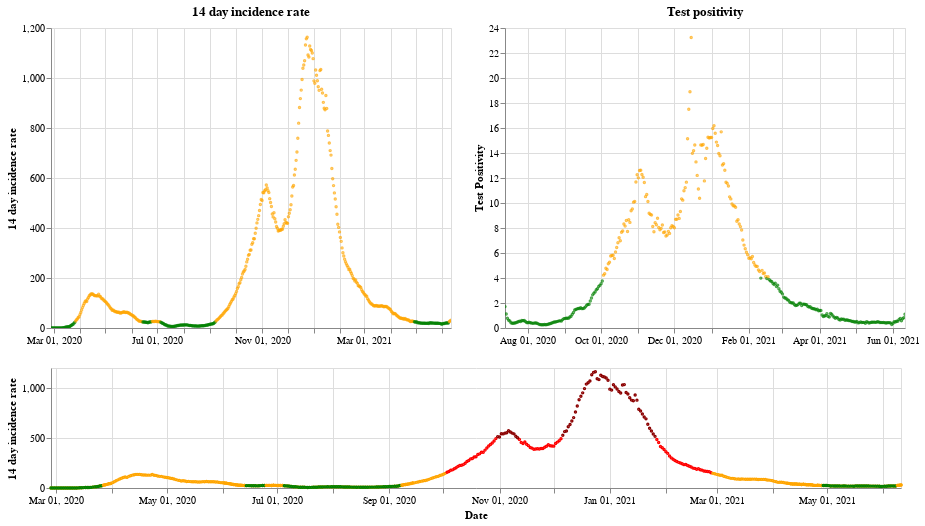

Notebook source saved alongside this figure:
### Markdown cell above
## Wales

### Code cell
plot_traffic_light('Wales')

### Figure 1 — Vega-Lite specification as saved in the notebook (floating-point values rounded to 4 significant figures; data arrays with more than 128 entries replaced by an {"elided": "..."} marker saying what was removed)
{"config": {"view": {"continuousWidth": 400, "continuousHeight": 300}}, "vconcat": [{"hconcat": [{"mark": {"type": "point", "size": 2}, "encoding": {"color": {"condition": {"value": "green", "test": "(datum.twoWeeklyCasesRate <= 25)"}, "value": "orange"}, "tooltip": [{"type": "nominal", "field": "areaName"}, {"type": "temporal", "field": "date"}, {"type": "quantitative", "field": "twoWeeklyCasesRate"}, {"type": "quantitative", "field": "testPositivity"}], "x": {"type": "temporal", "axis": {"title": ""}, "field": "date", "scale": {"domain": {"selection": "DateBrush"}}, "timeUnit": "yearmonthdate"}, "y": {"type": "quantitative", "axis": {"title": "14 day incidence rate"}, "field": "twoWeeklyCasesRate"}}, "title": "14 day incidence rate", "width": 400}, {"mark": {"type": "point", "size": 2}, "encoding": {"color": {"condition": {"value": "green", "test": "(datum.testPositivity <= 4)"}, "value": "orange"}, "tooltip": [{"type": "nominal", "field": "areaName"}, {"type": "temporal", "field": "date"}, {"type": "quantitative", "field": "twoWeeklyCasesRate"}, {"type": "quantitative", "field": "testPositivity"}], "x": {"type": "temporal", "axis": {"title": ""}, "field": "date", "scale": {"domain": {"selection": "DateBrush"}}, "timeUnit": "yearmonthdate"}, "y": {"type": "quantitative", "axis": {"title": "Test Positivity"}, "field": "testPositivity"}}, "title": "Test positivity", "width": 400}]}, {"layer": [{"mark": {"type": "point", "size": 2}, "encoding": {"color": {"condition": {"value": "orange", "test": "((50 && datum.twoWeeklyCasesRate) < 150)"}, "value": "red"}, "opacity": {"condition": {"value": 1, "test": "((50 && datum.twoWeeklyCasesRate) < 500)"}, "value": 0}, "tooltip": [{"type": "nominal", "field": "areaName"}, {"type": "temporal", "field": "date"}, {"type": "quantitative", "field": "twoWeeklyCasesRate"}, {"type": "quantitative", "field": "testPositivity"}], "x": {"type": "temporal", "axis": {"title": "Date"}, "field": "date", "timeUnit": "yearmonthdate"}, "y": {"type": "quantitative", "axis": {"title": "14 day incidence rate"}, "field": "twoWeeklyCasesRate"}}, "selection": {"DateBrush": {"type": "interval", "encodings": ["x"], "fields": ["Time"]}}, "width": 850}, {"mark": {"type": "point", "size": 2}, "encoding": {"color": {"value": "darkred"}, "opacity": {"condition": {"value": 1, "test": "(datum.twoWeeklyCasesRate >= 500)"}, "value": 0}, "tooltip": [{"type": "nominal", "field": "areaName"}, {"type": "temporal", "field": "date"}, {"type": "quantitative", "field": "twoWeeklyCasesRate"}, {"type": "quantitative", "field": "testPositivity"}], "x": {"type": "temporal", "axis": {"title": "Date"}, "field": "date", "timeUnit": "yearmonthdate"}, "y": {"type": "quantitative", "axis": {"title": "14 day incidence rate"}, "field": "twoWeeklyCasesRate"}}, "width": 400}, {"mark": {"type": "point", "size": 2}, "encoding": {"color": {"condition": {"value": "green", "test": "((4 && datum.twoWeeklyCasesRate) < 25)"}, "value": "orange"}, "opacity": {"condition": {"value": 1, "test": "(datum.twoWeeklyCasesRate < 50)"}, "value": 0}, "tooltip": [{"type": "nominal", "field": "areaName"}, {"type": "temporal", "field": "date"}, {"type": "quantitative", "field": "twoWeeklyCasesRate"}, {"type": "quantitative", "field": "testPositivity"}], "x": {"type": "temporal", "axis": {"title": "Date"}, "field": "date", "timeUnit": "yearmonthdate"}, "y": {"type": "quantitative", "axis": {"title": "14 day incidence rate"}, "field": "twoWeeklyCasesRate"}}, "width": 400}], "height": 120, "width": 800}], "data": {"name": "data-e66e2ff0b0e16a4d297c110b3e0598e8"}, "$schema": "https://vega.github.io/schema/vega-lite/v4.8.1.json", "datasets": {"data-e66e2ff0b0e16a4d297c110b3e0598e8": {"elided": "471 records"}}}
